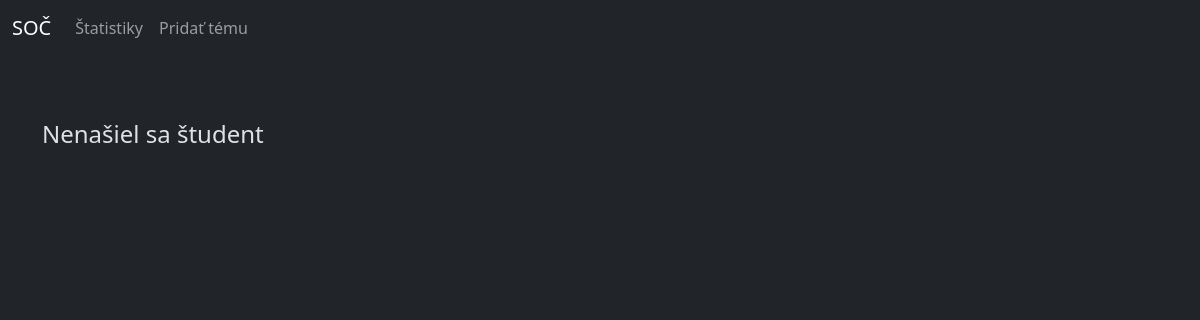
Before: /soc/student/6 with the older database file.
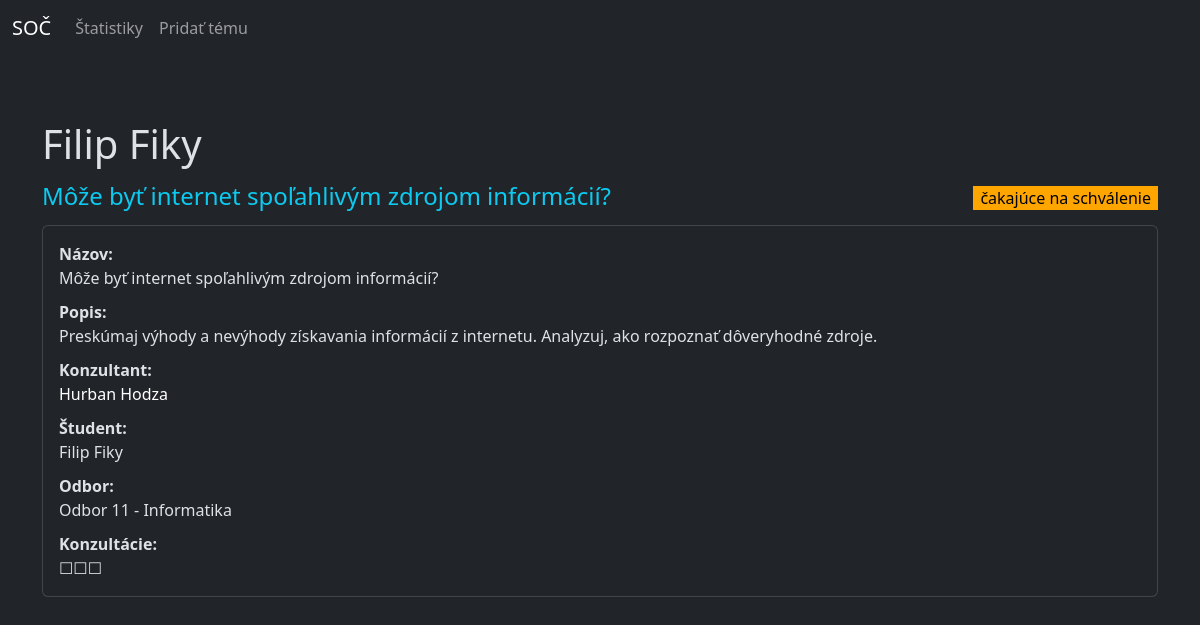
After: the same page with the newer database file.
### soc/models.py (models this page shows)
class Student(models.Model):
    meno = models.CharField(max_length=20)
    priezvisko = models.CharField(max_length=20)
    email = models.EmailField(max_length=50)
    heslo = models.CharField(max_length=20)
    class Meta:
        verbose_name = "Študent"
        verbose_name_plural = "Študenti"
        ordering = ["priezvisko"]
    def __str__(self):
        return f"{self.meno} {self.priezvisko}"

class Tema(models.Model):
    nazov = models.CharField(max_length=50)
    popis = models.TextField()
    konzultant = models.ForeignKey(Ucitel, on_delete=models.CASCADE)
    student = models.ForeignKey(Student, on_delete=models.SET_NULL, null=True, blank=True)
    odbor = models.ForeignKey(Odbor, on_delete=models.CASCADE)
    dostupnost = models.ForeignKey(Dostupnost, on_delete=models.CASCADE)
    konzultacie = models.IntegerField()
    class Meta:
        verbose_name = "Téma"
        verbose_name_plural = "Témy"
        ordering = ["nazov"]
    def __str__(self):
        return f"{self.nazov}"

class Dostupnost(models.Model):
    nazov = models.CharField(max_length=22)
    class Meta:
        verbose_name = "Dostupnosť"
        verbose_name_plural = "Dostupnosti"
    def __str__(self):
        return f"{self.nazov}"

class Ucitel(models.Model):
    meno = models.CharField(max_length=20)
    priezvisko = models.CharField(max_length=20)
    email = models.EmailField(max_length=50)
    heslo = models.CharField(max_length=20)
    class Meta:
        verbose_name = "Učiteľ"
        verbose_name_plural = "Učitelia"
        ordering = ["priezvisko"]
    def __str__(self):
        return f"{self.meno} {self.priezvisko}"

class Odbor(models.Model):
    nazov = models.CharField(max_length=100)
    class Meta:
        verbose_name = "Odbor"
        verbose_name_plural = "Odbory"
        ordering = ["nazov"]
    def __str__(self):
        return f"{self.nazov}"

### soc/views.py (the view)
# urls.py: path('student/<student>', views.vypis_studenta, name='student'),
def vypis_studenta(request, student):
    try:
        student = Student.objects.get(pk=student)
        tema = Tema.objects.filter(student=student)
    except:
        student = False
        tema = False
    if tema:
        return render(request, "soc/student.html", {"tema":tema, "student":student})
    else:
        return render(request, "soc/student.html", {"student":student})

### soc/templates/soc/student.html
{% extends "base.html" %}
{% block content %}
{% if student %}
<h1>{{student}}</h1>
{% if tema %}
{% for tema in tema %}
<div class="d-flex justify-content-between">
    <h4 class="text-info" style="margin-bottom:0; margin-top:6px;">{{tema}}</h4>
    {% if tema.dostupnost.nazov == "voľné"%}
    <p style="margin-top: 10px; margin-bottom: 7px; color: white;background-color:green; padding: 0 7px;">{{tema.dostupnost}}</p>
    {% elif tema.dostupnost.nazov == "čakajúce na schválenie"%}
    <p style="margin-top: 10px; margin-bottom: 7px; color: black; background-color:orange; padding: 0 7px;">{{tema.dostupnost}}</p>
    {% elif tema.dostupnost.nazov == "obsadené"%}
    <p style="margin-top: 10px; margin-bottom: 7px; color: white; background-color:red; padding: 0 7px;">{{tema.dostupnost}}</p>
    {% endif %}
    </div>
    <div class="card card-body mt-2">
        <strong>Názov: </strong>
        {{tema}}
        <strong style="margin-top: 10px;">Popis: </strong>
        {{tema.popis}}
        <strong style="margin-top: 10px;">Konzultant: </strong>
        <a class="link-underline link-underline-opacity-0" href="{% url "ucitel" ucitel=tema.konzultant.id %}" style="color: white;">{{tema.konzultant}}</a>
        <strong style="margin-top: 10px;">Študent: </strong>
        {% if tema.student %}
        {{tema.student}}
        {% else %}
        ----
        {% endif %}
        <strong style="margin-top: 10px;">Odbor: </strong>
        {{tema.odbor}}
        <strong style="margin-top: 10px;">Konzultácie: </strong>
        {% if tema.konzultacie == 0 %}
        ☐☐☐
        {% elif tema.konzultacie == 1 %}
        ☑☐☐
        {% elif tema.konzultacie == 2 %}
        ☑☑☐
        {% elif tema.konzultacie == 3 %}
        ☑☑☑
        {% endif %}
    </div>
</div>
{% endfor %}
{% else %}
<h4>nemá priradenú tému</h4>
{% endif %}
{% else %}
<h4>Nenašiel sa študent</h4>
{% endif %}
{% endblock content %}

### soc/templates/base.html (shortened to what this page needs)
{% load static %}
<!DOCTYPE html>
<html lang="sk" data-bs-theme="dark">
<head>
    <link href="https://cdn.jsdelivr.net/npm/bootstrap@5.3.3/dist/css/bootstrap.min.css" rel="stylesheet">
</head>
<body>
    <nav class="navbar navbar-expand-lg navbar-dark bg-dark">
        <div class="container-fluid">
          <a class="navbar-brand" href="{% url "vypis_tem" %}">SOČ</a>
          <div class="collapse navbar-collapse" id="navbarNav">
            <ul class="navbar-nav">
              <li class="nav-item">
                <a class="nav-link" href="{% url "stats" %}">Štatistiky</a>
              </li>
              <li class="nav-item">
                <a class="nav-link" href="{% url "add_temu" %}">Pridať tému</a>
              </li>
            </ul>
          </div>
        </div>
      </nav>
    <div class="container pt-5">
        <div class="pt-3">
        </div>
    {% block content %}
    {% endblock content %}
    </div>
    <div class="pt-5 pb-5">
    </div>
</body>
</html>

Changed rows visible on the page:
added Student: meno+priezvisko "Filip Fiky"
added Tema: nazov "Môže byť internet spoľahlivým zdrojom informácií?", dostupnost "čakajúce na schválenie", popis "Preskúmaj výhody a nevýhody získavania informácií z internetu. Analyzuj, ako rozpoznať dôveryhodné zdroje.", konzultant "Hurban Hodza", student "Filip Fiky", odbor "Odbor 11 - Informatika"
Other visible differences:
text no longer shown: "Nenašiel sa študent"
